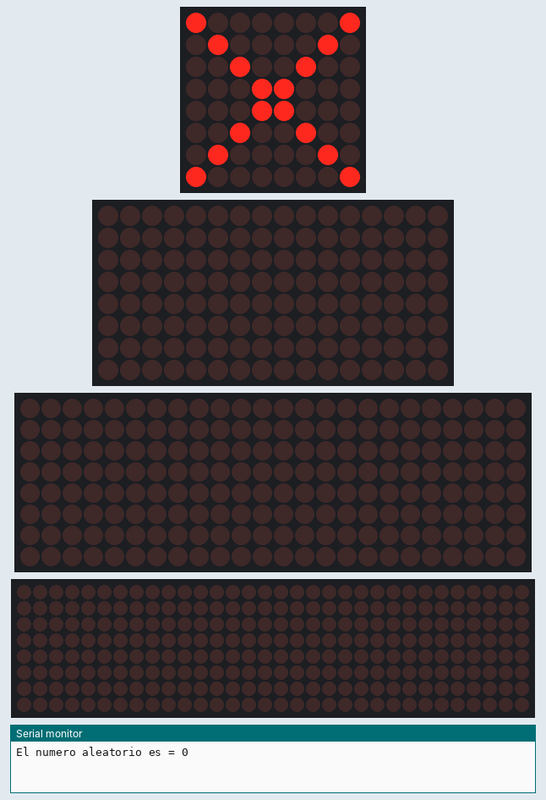
Simulated run of this sketch. Board: Arduino Uno, built with avr-gcc and run on an emulated ATmega328P. Parts: 8×8 LED matrix, 16×8 LED matrix, 24×8 LED matrix, 32×8 LED matrix, the last lines printed to the serial monitor. Random numbers use the default seed unless the sketch sets one.

Above: at 0.1 s.
At 18.4 s:
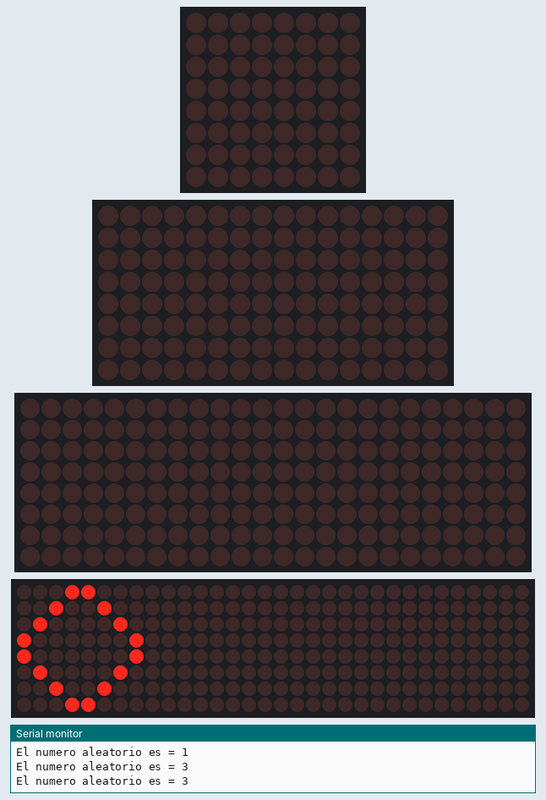
At 26.9 s:
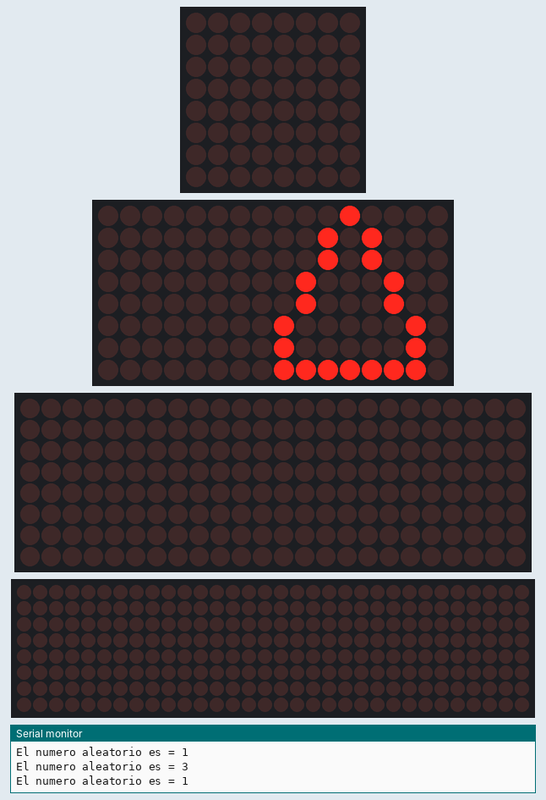
At 37.9 s:
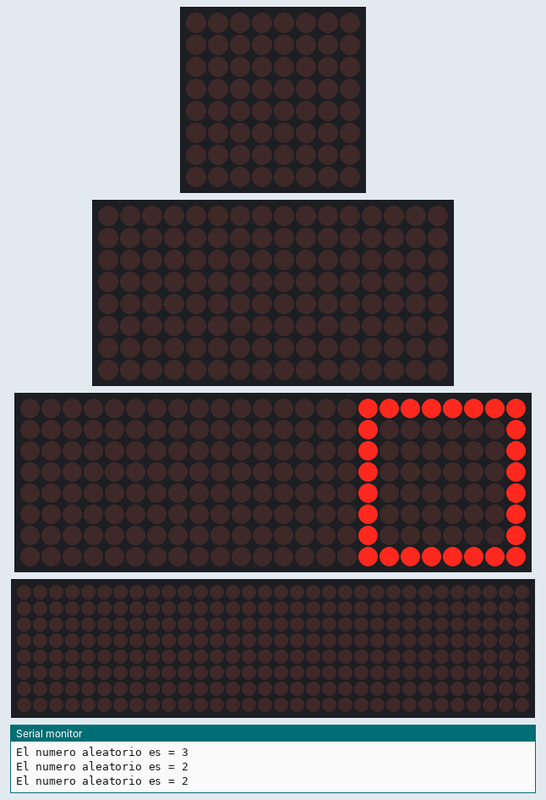

Measured:
- what the display in image 1 shows lasts 1.0 s, from 18.3 s to 19.3 s

The sketch:

matrix4_random.ino
```cpp
#include "LedControl.h"     // incluye libreria LedControl

LedControl lc0=LedControl(11,13,10,1); // crea objeto
LedControl lc1=LedControl(11,13,10,2); // crea objeto
LedControl lc2=LedControl(11,13,10,3); // crea objeto
LedControl lc3=LedControl(11,13,10,4); // crea objeto

#define demora 1000     // constante demora con valor de 1000

byte x[8]= {       // array que contiene todos los elementos de las
  B10000001,          // filas necesarias por mostrar el digito cero
  B01000010,
  B00100100,
  B00011000,
  B00011000,
  B00100100,
  B01000010,
  B10000001
};

byte triangulo[8]= {        // array que contiene todos los elementos de las
  B00010000,
  B00101000,
  B00101000,
  B01000100,
  B01000100,
  B10000010,
  B10000010,
  B11111110
};

byte cuadrado[8]= {        // array que contiene tocuadrado los elementos de las
  B11111111,
  B10000001,
  B10000001,
  B10000001,
  B10000001,
  B10000001,
  B10000001,
  B11111111
};

byte circulo[8]= {       // array que contiene tocuadrado los elementos de las
  B00011000,
  B00100100,
  B01000010,
  B10000001,
  B10000001,
  B01000010,
  B00100100,
  B00011000
};

byte off[8]= {       // array que contiene tocuadrado los elementos de las
  B00000000,
  B00000000,
  B00000000,
  B00000000,
  B00000000,
  B00000000,
  B00000000,
  B00000000
};

void setup() {
  lc0.shutdown(0,false);     // enciende la matriz
  lc1.shutdown(1,false);     // enciende la matriz
  lc2.shutdown(2,false);     // enciende la matriz
  lc3.shutdown(3,false);     // enciende la matriz
  lc0.setIntensity(0,4);     // establece brillo
  lc1.setIntensity(1,4);     // establece brillo
  lc2.setIntensity(2,4);     // establece brillo
  lc3.setIntensity(3,4);     // establece brillo
  lc0.clearDisplay(0);       // limpia matriz
  lc1.clearDisplay(1);       // limpia matriz
  lc2.clearDisplay(2);       // limpia matriz
  lc3.clearDisplay(3);       // limpia matriz
  Serial.begin(9600);
  randomSeed(analogRead(0));
}

void loop(){
  	int rnd=random(0,4);
	Serial.print("El numero aleatorio es = ");
  	Serial.println(rnd);
	if(rnd==0){
		mostrar_X();
	}else if(rnd==1){
		mostrar_triangulo();
	}else if(rnd==2){
		mostrar_cuadrado();
	}else{
		mostrar_circulo();
	}
	delay(demora);
	IsOff();
	delay(200);
}

void mostrar_X(){
  for (int i = 0; i < 8; i++)
  {
  lc0.setRow(0,i,x[i]);
    lc1.setRow(1,i,off[i]);
    lc2.setRow(2,i,off[i]);
    lc3.setRow(3,i,off[i]);
  }
}

void mostrar_triangulo(){
  for (int i = 0; i < 8; i++)
  {
    lc0.setRow(0,i,off[i]);
    lc1.setRow(1,i,triangulo[i]);
    lc2.setRow(2,i,off[i]);
    lc3.setRow(3,i,off[i]);
  }
}

void mostrar_cuadrado(){
  for (int i = 0; i < 8; i++)
  {
    lc0.setRow(0,i,off[i]);
    lc1.setRow(1,i,off[i]);
    lc2.setRow(2,i,cuadrado[i]);
    lc3.setRow(3,i,off[i]);
  }
}

void mostrar_circulo(){
  for (int i = 0; i < 8; i++)
  {
    lc0.setRow(0,i,off[i]);
    lc1.setRow(1,i,off[i]);
    lc2.setRow(2,i,off[i]);
    lc3.setRow(3,i,circulo[i]);
  }
}

void IsOff(){
  for (int i = 0; i < 8; i++)
  {
    lc0.setRow(0,i,off[i]);
    lc1.setRow(1,i,off[i]);
    lc2.setRow(2,i,off[i]);
    lc3.setRow(3,i,off[i]);
  }
}
```
